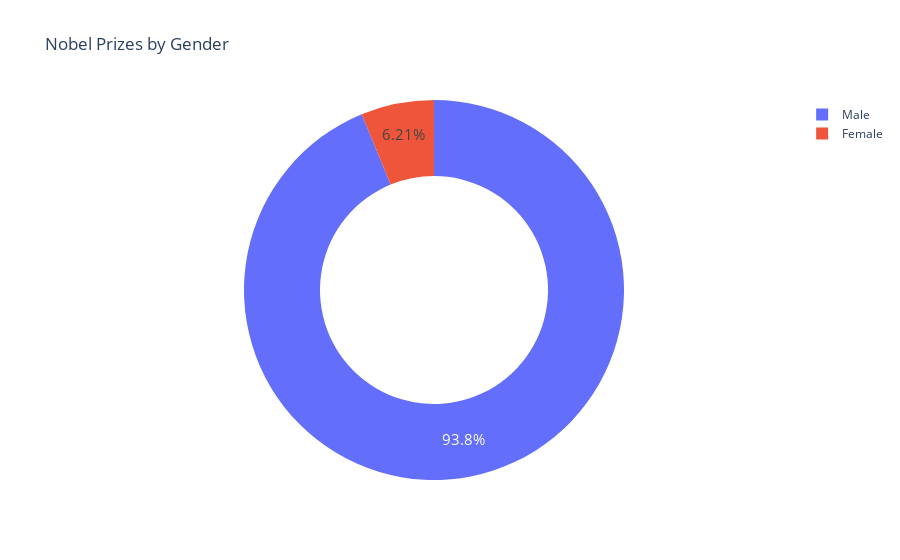

Here is the notebook cell this chart was saved with:
### Code cell
fig = px.pie(
    data_frame=nobel_by_gender,
    names=nobel_by_gender.index,
    values=nobel_by_gender.values,
    labels=nobel_by_gender.index,
    title="Nobel Prizes by Gender",
    hover_name=nobel_by_gender.index,
    hole=0.6
)
fig.update_traces(textposition="inside", textfont_size=15, textinfo="percent")

### Figure 1 — Plotly figure (JSON) as saved in the notebook; plotly's stock layout.template omitted (floating-point values rounded to 4 significant figures)
{"data": [{"domain": {"x": [0, 1], "y": [0, 1]}, "hole": 0.6, "hovertemplate": "<b>%{hovertext}</b><br><br>index=%{label}<br>value=%{value}<extra></extra>", "hovertext": ["Male", "Female"], "labels": ["Male", "Female"], "legendgroup": "", "name": "", "showlegend": true, "textfont": {"size": 15}, "textinfo": "percent", "textposition": "inside", "type": "pie", "values": [876, 58]}], "layout": {"legend": {"tracegroupgap": 0}, "title": {"text": "Nobel Prizes by Gender"}}}
